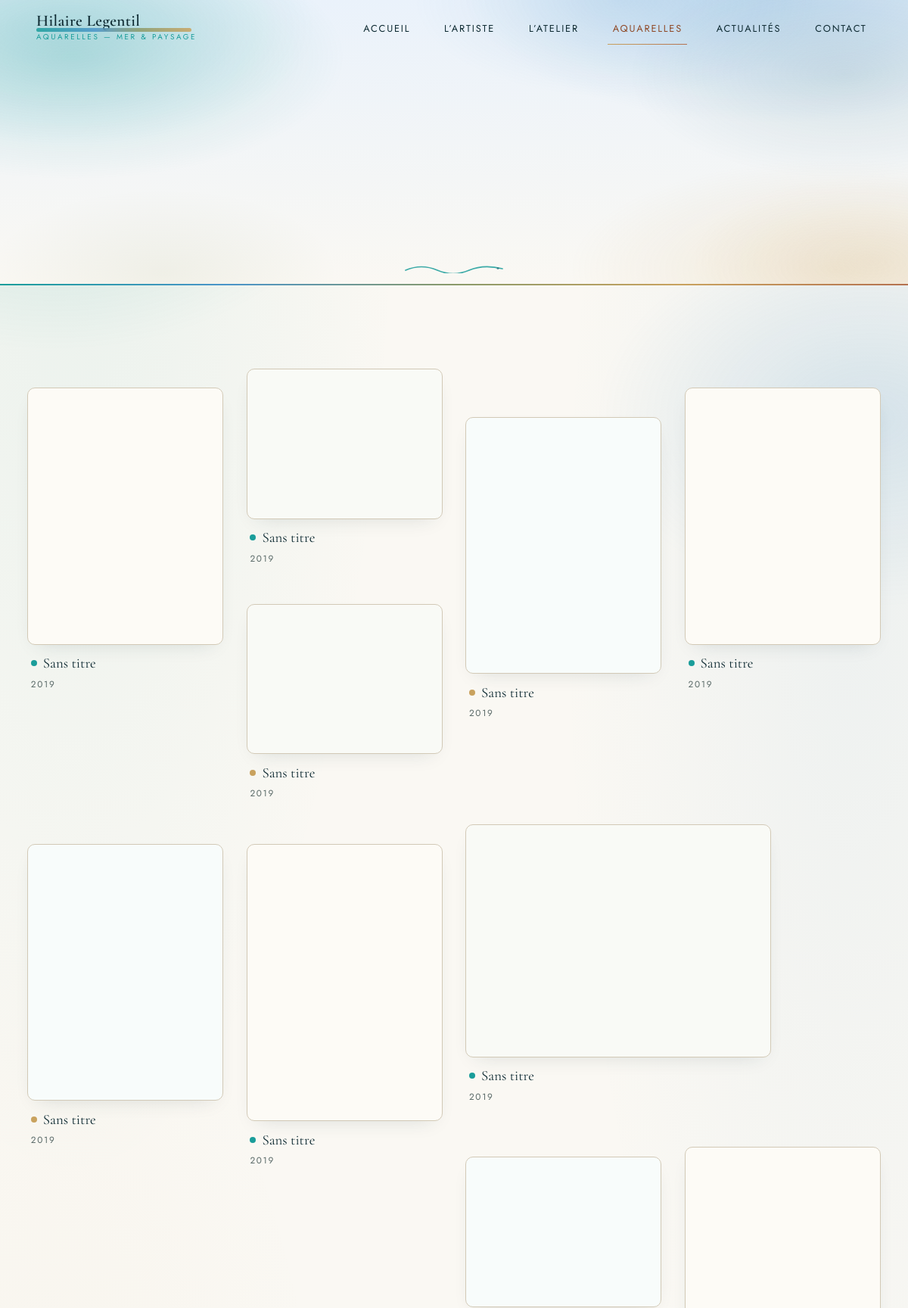
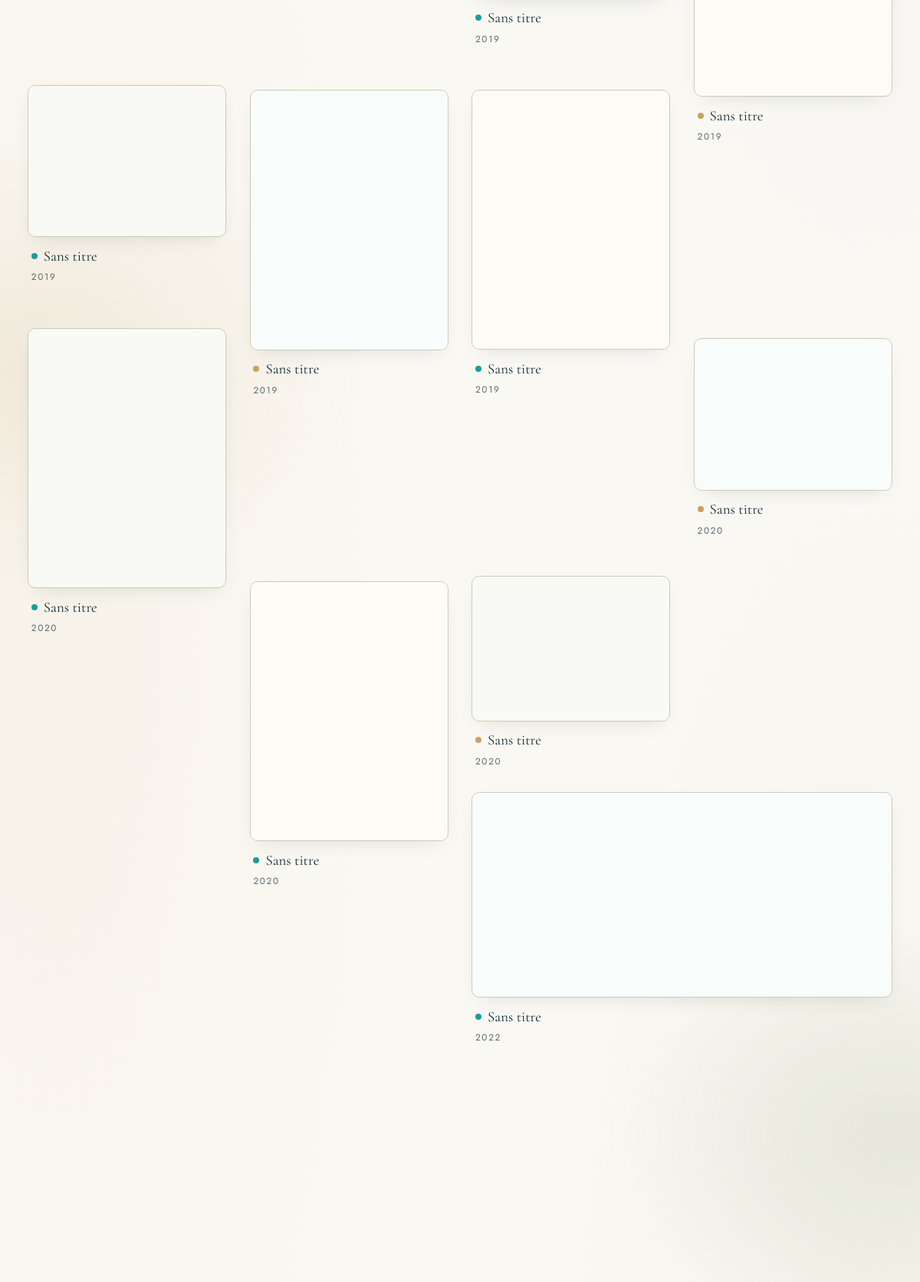
Page /aquarelles (upper part) on the committed database (2 pictures, top to bottom).
### tables this page shows
CREATE TABLE works (
    id INTEGER PRIMARY KEY AUTOINCREMENT,
    title TEXT NOT NULL DEFAULT 'Sans titre',
    slug TEXT UNIQUE NOT NULL,
    description TEXT DEFAULT '',
    category TEXT DEFAULT '',
    technique TEXT DEFAULT '',
    dimensions TEXT DEFAULT '',
    year TEXT DEFAULT '',
    folder TEXT NOT NULL,
    img_w INTEGER DEFAULT 0,
    img_h INTEGER DEFAULT 0,
    position INTEGER NOT NULL DEFAULT 0,
    published INTEGER NOT NULL DEFAULT 1,
    created_at TEXT NOT NULL
, tonality TEXT DEFAULT '', chroma REAL DEFAULT 0);

### app.py (the view)
@app.route("/aquarelles")
def gallery():
    works = get_works()
    cats = []
    for w in works:
        if w["category"] and w["category"] not in cats:
            cats.append(w["category"])
    conn = db.connect()
    vif = conn.execute("SELECT folder, img_w, img_h FROM atelier "
                       "WHERE kind='vif' ORDER BY position, id").fetchall()
    conn.close()
    return render_template("gallery.html", works=works, categories=cats, vif=vif)

### app.py (called while the page is built)
@app.context_processor
def inject_globals():
    s = db.get_settings()
    return {
        "SITE": SITE,
        "S": s,
        "admin_user": auth.current_admin(),
        "csrf": auth.csrf_token(),
        "year": date.today().year,
        "map_center": [49.4894, -1.5048],   # Yvetot-Bocage (Normandie)
        "map_radius": 75000,                # 75 km
    }

def get_works(only_published=True):
    conn = db.connect()
    q = "SELECT * FROM works"
    if only_published:
        q += " WHERE published = 1"
    q += " ORDER BY position, id"
    rows = conn.execute(q).fetchall()
    conn.close()
    return rows

@app.after_request
def security_headers(resp):
    resp.headers.setdefault("X-Content-Type-Options", "nosniff")
    resp.headers.setdefault("Referrer-Policy", "strict-origin-when-cross-origin")
    resp.headers.setdefault("Permissions-Policy", "geolocation=(), microphone=(), camera=()")
    return resp

### auth.py (called while the page is built)
def current_admin():
    return session.get("admin_user") if session.get("admin_auth") else None

def csrf_token():
    if "csrf" not in session:
        session["csrf"] = secrets.token_hex(16)
    return session["csrf"]

### db.py (called while the page is built)
def connect():
    os.makedirs(DATA_DIR, exist_ok=True)
    conn = sqlite3.connect(DB_PATH)
    conn.row_factory = sqlite3.Row
    conn.execute("PRAGMA foreign_keys=ON")
    return conn

def get_settings():
    conn = connect()
    rows = conn.execute("SELECT key, value FROM settings").fetchall()
    conn.close()
    return {r["key"]: r["value"] for r in rows}

### templates/gallery.html (shortened to what this page needs)
{% extends "base.html" %}
{% from "_macros.html" import work_card %}
{% block content %}
<header class="page-head">
</header>
<section class="section gallery-section">
  <div class="container">
    {% if works %}
    <div class="gallery-grid" id="gallery-grid">
      {% for w in works %}{{ work_card(w, loop.index0) }}{% endfor %}
    </div>
    {% else %}
    <p class="muted">La galerie sera bientôt en ligne. Merci de revenir très vite.</p>
    {% endif %}
  </div>
</section>
{% if vif %}
<section class="section">
  <div class="container">
  </div>
</section>
{% endif %}
{% endblock %}

### templates/_macros.html
{% macro picture(area, folder, alt, sizes='(max-width:760px) 100vw, 600px', cls='', loading='lazy') -%}
<img class="{{ cls }}" loading="{{ loading }}" decoding="async"
     src="/uploads/{{ area }}/{{ folder }}/medium.webp"
     alt="{{ alt }}">
{%- endmacro %}
{% macro span_class(w, i) -%}
{%- set r = (w.img_w / w.img_h) if w.img_h else 1 -%}
{%- if r >= 1.75 -%}s-wide{%- elif r <= 0.85 -%}s-tall{%- elif i % 5 == 2 -%}s-big{%- else -%}s-std{%- endif -%}
{%- endmacro %}
{% macro work_card(w, i=0) -%}
<a class="work {{ span_class(w, i) }}" href="{{ url_for('work', slug=w.slug) }}"
   data-tn="{{ w.tonality or '' }}" aria-label="{{ w.title }} — voir l'œuvre">
  <span class="work-frame">
    {{ picture('works', w.folder, 'Aquarelle — ' ~ (w.title or 'Sans titre') ~ (' — ' ~ w.category if w.category),
               sizes='(max-width:700px) 92vw, (max-width:1100px) 46vw, 32vw', cls='work-img') }}
  </span>
  <span class="work-caption">
    <span class="work-title">{{ w.title }}</span>
    <span class="work-meta">{{ w.category ~ ' · ' ~ w.year if w.category and w.year else (w.category or w.year or 'Aquarelle') }}</span>
  </span>
</a>
{%- endmacro %}

### rows in the picture
works: shows a picture, title "Sans titre", category+year "2019"
works: shows a picture, title "Sans titre", category+year "2019"
works: shows a picture, title "Sans titre", category+year "2019"
works: shows a picture, title "Sans titre", category+year "2019"
works: shows a picture, title "Sans titre", category+year "2019"
works: shows a picture, title "Sans titre", category+year "2019"
works: shows a picture, title "Sans titre", category+year "2019"
works: shows a picture, title "Sans titre", category+year "2019"
works: shows a picture, title "Sans titre", category+year "2019"
works: shows a picture, title "Sans titre", category+year "2019"
works: shows a picture, title "Sans titre", category+year "2019"
works: shows a picture, title "Sans titre", category+year "2019"
works: shows a picture, title "Sans titre", category+year "2019"
works: shows a picture, title "Sans titre", category+year "2020"
works: shows a picture, title "Sans titre", category+year "2020"
works: shows a picture, title "Sans titre", category+year "2020"
works: shows a picture, title "Sans titre", category+year "2020"
works: shows a picture, title "Sans titre", category+year "2022"
